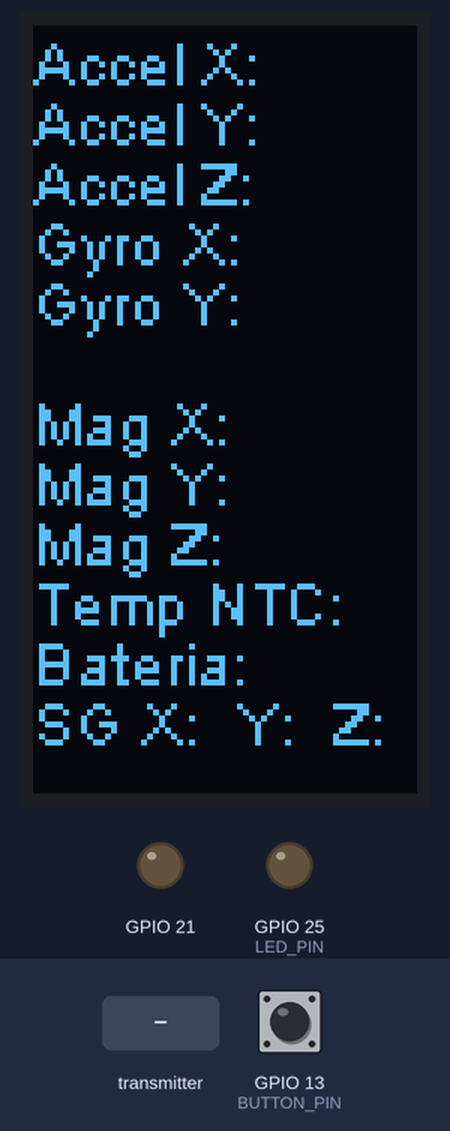
A program run on a simulated ESP32. Shown: 64×128 one-colour display, output pins drawn as LEDs (lit = HIGH). The inputs (shaded band) are chosen by the test bench; at power-on: GPIO 13 (BUTTON_PIN) HIGH. No radio packets arrive unless stated; what the program prints to the serial monitor is not drawn.

Above: at 5.3 s.
5.4 s: GPIO 13 (BUTTON_PIN) pulled LOW for 1 s
At 8.0 s:
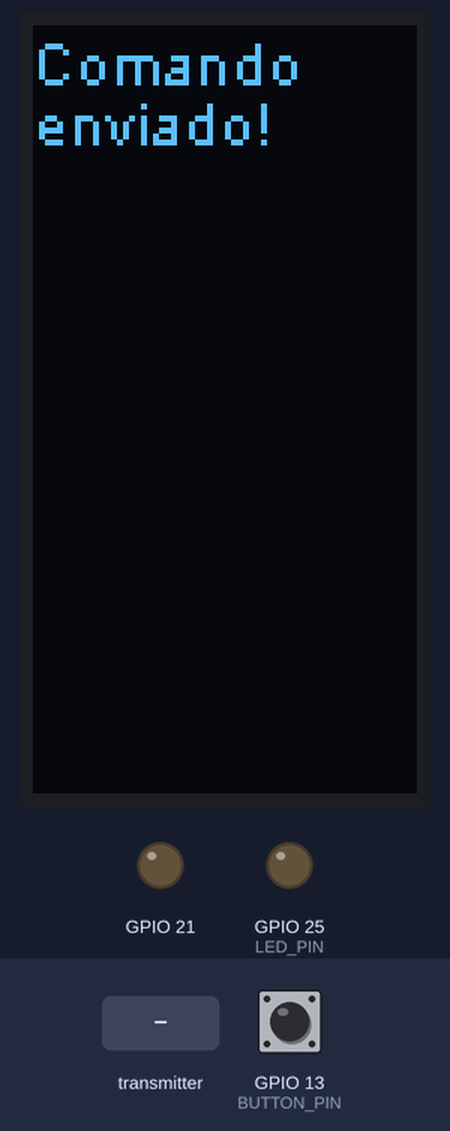
10.5 s: the transmitter starts sending rx_buffer.0 = 0
At 12.0 s:
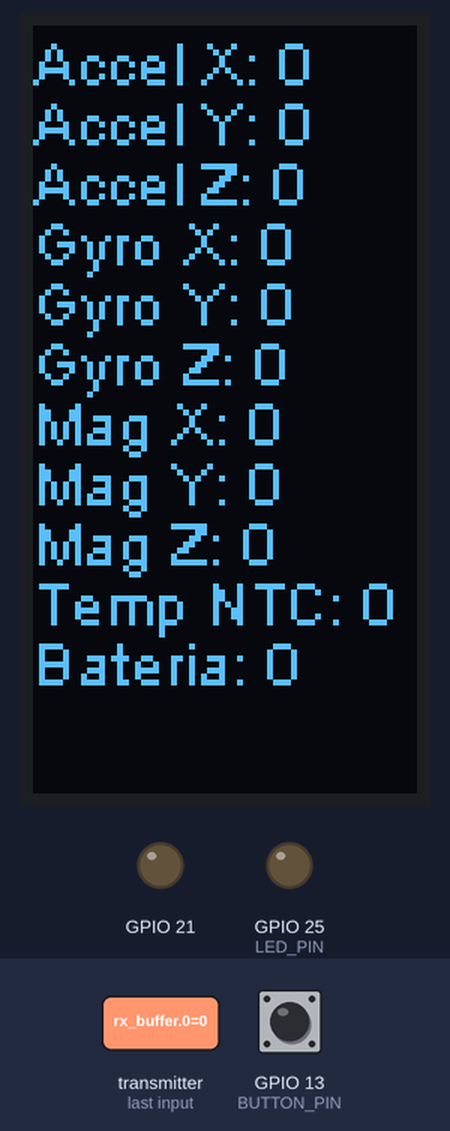
12.8 s: GPIO 13 (BUTTON_PIN) pulled LOW for 3.2 s
At 16.3 s:
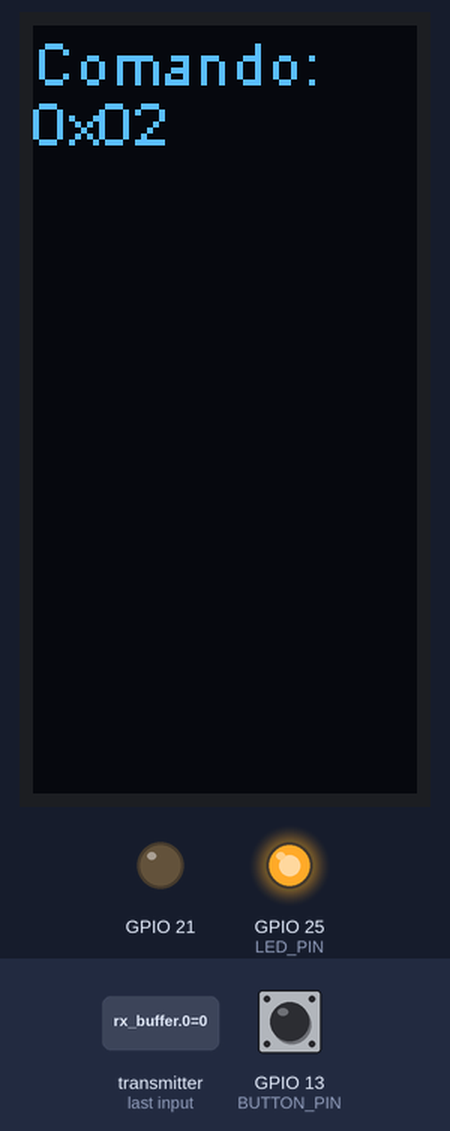
18.1 s: the transmitter starts sending rx_buffer.1 = 1024
At 19.8 s:
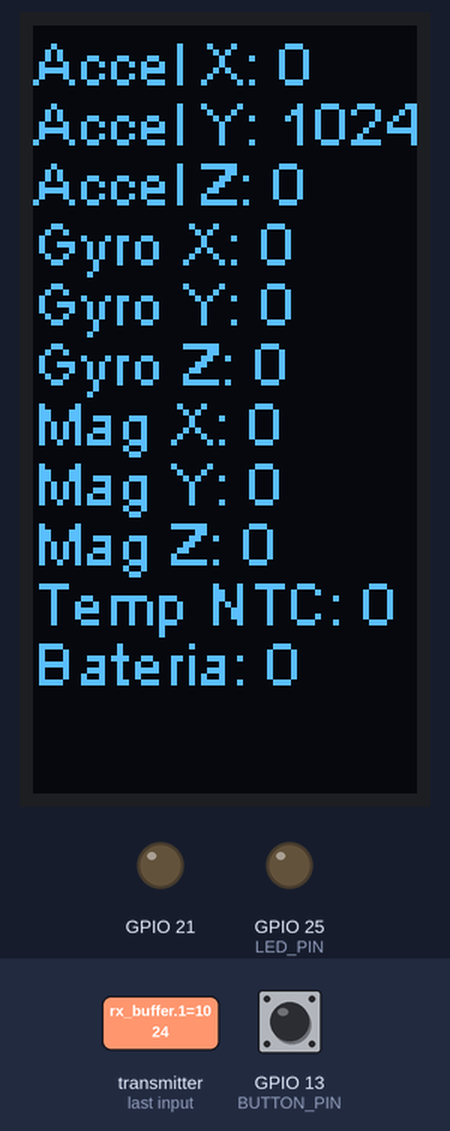
20.1 s: the transmitter starts sending rx_buffer.2 = 1024
At 21.3 s:
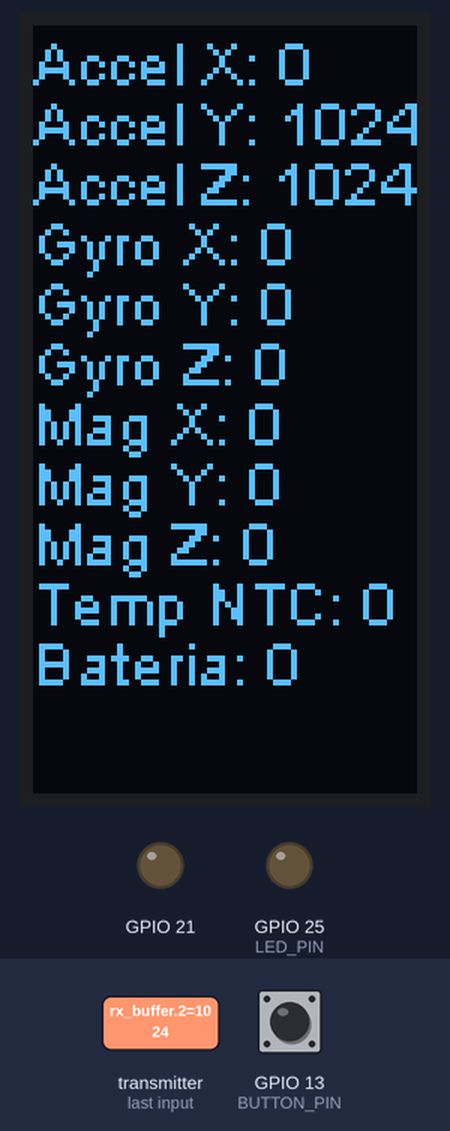
22.2 s: the transmitter starts sending rx_buffer.3 = 1024
At 23.9 s:
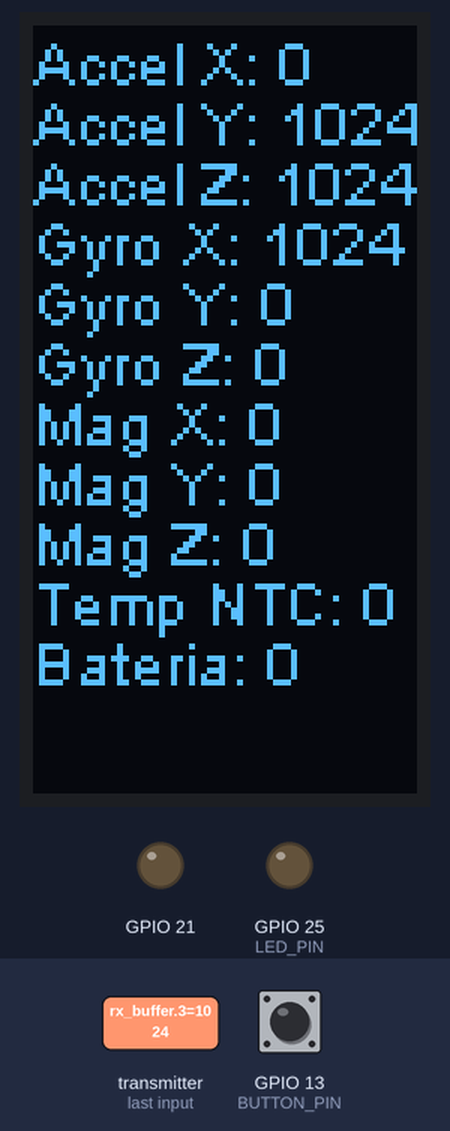
Timing chart, 0 to 25.3 s (numbered marks = the images above; inputs shaded):
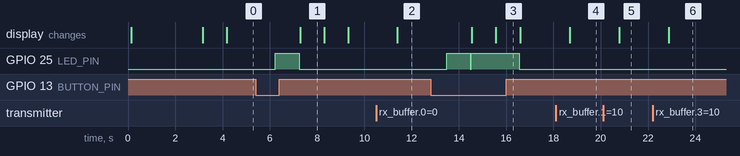

Measured:
- after the input at 5.4 s, GPIO 25 (LED_PIN): LOW → HIGH after 0.84 s, → LOW 1.0 s later; the display: changes after 1.9 s (image 1)
- after the input at 10.5 s, the display: changes after 0.89 s (image 2)
- after the input at 12.8 s, GPIO 25 (LED_PIN): LOW → HIGH after 0.68 s, → LOW 1.0 s later, → HIGH 0.05 s later, → LOW 2.0 s later; the display: first changes after 1.7 s (image 3 shows a later state)
- after the input at 18.1 s, the display: changes after 0.60 s (image 4)
- after the input at 20.1 s, the display: changes after 0.69 s (image 5)
- after the input at 22.2 s, the display: changes after 0.68 s (image 6)
- what the display in image 1 shows lasts 1.0 s, from 7.3 s to 8.3 s

The program:

main.cpp
```cpp
#include <SPI.h>
#include <nRF24L01.h>
#include <RF24.h>
#include "HT_SSD1306Wire.h"

// Inicializa o objeto SSD1306Wire para o display OLED da Heltec V2 LoRa
// Endereço I2C: 0x3C, Pinos SDA: 4, SCL: 15
// Endereço de comunicação (deve ser o mesmo no dispositivo sensor)

const uint64_t ADDRESS = 0xE8E8F0F0E1LL;
#define BUFFER_SIZE 16 // MAX 32 int16_t // 32 bytes max - accel = 0,1,2, gyro = 3,4,5, mag = 6,7,8, tempmpu = 9,temntc = 10, tempsens = 11, bat = 12, sg = 13, 14, 15, erro = 16
#define CHANNEL 66

#define BUTTON_PIN    13
#define LED_PIN       25
#define CE_PIN        12
#define CSN_PIN       17
#define IRQ_PIN       2
#define NRFSCK        5
#define NRFMISO       19
#define NRFMOSI       23
//#define Vext 21 // Pino Vext no Heltec LoRa V2


static SSD1306Wire  display(0x3c, 500000, SDA_OLED, SCL_OLED, GEOMETRY_128_64, RST_OLED); // addr , freq , i2c group , resolution , rst

volatile bool dataReceived = false; // Flag para indicar que dados foram recebidos
unsigned long buttonPressTime = 0;
bool buttonActive = false;
bool longPressActive = false;

// Inicializa o objeto RF24
RF24 radio(CE_PIN, CSN_PIN);
int16_t rx_buffer[BUFFER_SIZE];
int16_t tx_buffer[1] = {0x00};

void VextON(void)
{
  pinMode(Vext,OUTPUT);
  digitalWrite(Vext, LOW);
}

void VextOFF(void) //Vext default OFF
{
  pinMode(Vext,OUTPUT);
  digitalWrite(Vext, HIGH);
}

void setup() {
  Serial.begin(115200); // Inicializa a comunicação serial com uma taxa de 115200 bps

  pinMode(LED_PIN, OUTPUT); // Configura o pino do LED como saída
  digitalWrite(LED_PIN, LOW); // Inicia com o LED apagado

  pinMode(BUTTON_PIN, INPUT_PULLUP); // Configura o pino do botão como entrada com pull-up

  // Configura a interrupção no pino IRQ_PIN para detectar borda de descida
 // attachInterrupt(digitalPinToInterrupt(IRQ_PIN), handleIRQ, FALLING);

  // Configura a interrupção no pino BUTTON_PIN para detectar mudanças de estado
  //attachInterrupt(digitalPinToInterrupt(BUTTON_PIN), handleButtonPress, FALLING);
  VextON();
  delay(100);

  // Inicializa o display
  display.init();
  //display.flipScreenVertically(); // Inverte a tela se necessário
  display.screenRotate(ANGLE_90_DEGREE);
  display.setFont(ArialMT_Plain_10); // Define a fonte
  display.setBrightness(200); // Brilho máximo (0 a 255)
  display.drawString(0, 0, "Dispositivo");
  display.drawString(0, 10, "Gateway");
  display.drawString(0, 20, "TCC - Diogo");
  display.drawString(0, 30, "Correia da");
  display.drawString(0, 40, "Silva - UnB");
  display.drawString(0, 50, "15/0058641");
  display.display();

// Escreve no monitor serial
  Serial.println("Dispositivo Gateway");
  Serial.println("TCC - Diogo Correia da Silva");
  Serial.println("15/0058641");
  Serial.println("UnB - FCTE - FGA");

  delay(3000);

  SPI.begin(NRFSCK, NRFMISO, NRFMOSI);

  // Inicializa o NRF24L01
  initNRF24L01();
}
void loop() {

  digitalWrite(LED_PIN, LOW);  // Apaga o LED
  // Limpa o display
  display.clear();

  display.screenRotate(ANGLE_90_DEGREE);
  display.setFont(ArialMT_Plain_10); // Define a fonte
  display.setBrightness(200); // Brilho máximo (0 a 255)

 //Exibe 12 linhas de texto, cada uma com uma letra
 display.drawString(0, 0, "Accel X: ");  // Linha 1
 display.drawString(0, 10, "Accel Y: "); // Linha 2
 display.drawString(0, 20, "Accel Z: "); // Linha 3
 display.drawString(0, 30, "Gyro X: "); // Linha 4
 display.drawString(0, 40, "Gyro Y: "); // Linha 5
 display.drawString(0, 60, "Mag X: "); // Linha 7
 display.drawString(0, 70, "Mag Y: "); // Linha 8
 display.drawString(0, 80, "Mag Z: "); // Linha 9
 display.drawString(0, 90, "Temp NTC: "); // Linha 10
 display.drawString(0, 100, "Bateria: "); // Linha 11
 display.drawString(0, 110, "SG X:  Y:  Z: "); // Linha 12

  // Atualiza o display com o conteúdo desenhado
  display.display();

  // Escreve no monitor serial
  Serial.println("Accel X: " + String((int16_t)(rx_buffer[0])));  // Linha 1
  Serial.println("Accel Y: " + String((int16_t)(rx_buffer[1]))); // Linha 2
  Serial.println("Accel Z: " + String((int16_t)(rx_buffer[2]))); // Linha 3
  Serial.println("Gyro X: " + String((int16_t)(rx_buffer[3]))); // Linha 4
  Serial.println("Gyro Y: " + String((int16_t)(rx_buffer[4]))); // Linha 5
  Serial.println("Gyro Z: " + String((int16_t)(rx_buffer[5]))); // Linha 6
  Serial.println("Mag X: " + String((int16_t)(rx_buffer[6]))); // Linha 7
  Serial.println("Mag Y: " + String((int16_t)(rx_buffer[7]))); // Linha 8
  Serial.println("Mag Z: " + String((int16_t)(rx_buffer[8]))); // Linha 9
  Serial.println("Temperatura MPU9250: " + String((int16_t)(rx_buffer[9]))); // Linha 10
  Serial.println("Temperatura NTC: " + String((int16_t)(rx_buffer[10]))); // Linha 11
  Serial.println("Nível da bateria: " + String((int16_t)(rx_buffer[11]))); // Linha 12
  Serial.println("SG X: " + String((int16_t)(rx_buffer[12]))); // Linha 13
  Serial.println("SG Y: " + String((int16_t)(rx_buffer[13]))); // Linha 14
  Serial.println("SG Z: "+ String((int16_t)(rx_buffer[14]))); // Linha 15
  Serial.println("ERRO: "+ String((int16_t)(rx_buffer[15]))); // Linha 16

  // Recebe os dados do NRF24L01
  if (receiveData()) {
    // Exibe os dados recebidos no display

    display.clear();
    display.drawString(0, 0, "Accel X: " + String((int16_t)(rx_buffer[0])));
    display.drawString(0, 10, "Accel Y: " + String((int16_t)(rx_buffer[1])));
    display.drawString(0, 20, "Accel Z: " + String((int16_t)(rx_buffer[2])));
    display.drawString(0, 30, "Gyro X: " + String((int16_t)(rx_buffer[3])));
    display.drawString(0, 40, "Gyro Y: " + String((int16_t)(rx_buffer[4])));
    display.drawString(0, 50, "Gyro Z: " + String((int16_t)(rx_buffer[5])));
    display.drawString(0, 60, "Mag X: " + String((int16_t)(rx_buffer[6])));
    display.drawString(0, 70, "Mag Y: " + String((int16_t)(rx_buffer[7])));
    display.drawString(0, 80, "Mag Z: " + String((int16_t)(rx_buffer[8])));
    //display.drawString(0, 90, "Temp MPU: " + String((int16_t)(rx_buffer[9])));
    display.drawString(0, 90, "Temp NTC: " + String((int16_t)(rx_buffer[10])));
    display.drawString(0, 100, "Bateria: " + String((int16_t)(rx_buffer[11])));
    //display.drawString(0, 120, "SG X: " + String((int16_t)(rx_buffer[12])));
    //display.drawString(0, 130, "SG Y: " + String((int16_t)(rx_buffer[13])));
    //display.drawString(0, 140, "SG Z: " + String((int16_t)(rx_buffer[14])));
    //display.drawString(0, 150, "ERRO: " + String((int16_t)(rx_buffer[15])));
    display.display();
  }

  if (digitalRead(BUTTON_PIN) == LOW) {
    digitalWrite(LED_PIN, HIGH);  // Acende o LED
    if (buttonActive == false) {
      buttonActive = true;
      buttonPressTime = millis();
    }
    if ((millis() - buttonPressTime > 1000) && (longPressActive == false)) {
      longPressActive = true;
      sendCommand(2);
      Serial.println("Enviando comando 0x02");  // Comando de pressionamento longo
        display.clear();
        display.drawString(0, 0, "Comando: ");  // Linha 1
        display.drawString(0, 10, "0x02");  // Linha 2
        // Atualiza o display com o conteúdo desenhado
        display.display();
    }
  } else {
    digitalWrite(LED_PIN, LOW);  // Apaga o LED
    if (buttonActive == true) {
      if (longPressActive == true) {
        longPressActive = false;
      } else {
        sendCommand(1);
        Serial.println("Enviando comando 0x01");  // Comando de pressionamento curto
        display.clear();
        display.drawString(0, 0, "Comando: ");  // Linha 1
        display.drawString(0, 10, "0x01");  // Linha 2
        // Atualiza o display com o conteúdo desenhado
        display.display();
      }
      buttonActive = false;

    }
  }
  // Aguarda um pouco antes de repetir
  delay(1000);
}

void initNRF24L01() {
  // Inicializa o NRF24L01
  //new:
    radio.begin();
    if (!radio.begin()) {
      Serial.println("NRF24L01 não encontrado!");
      display.clear();
      display.drawString(0, 0, "NRF24L01");  // Linha 1
      display.drawString(0, 10, "não encontrado!");  // Linha 2
      // Atualiza o display com o conteúdo desenhado
      display.display();
      delay(500);
      display.clear();
      for (int i = 0; i<10; i++){
        radio.begin();
        if (!radio.begin()) {
          Serial.println("NRF24L01 não encontrado!");
          display.clear();
          display.drawString(0, 0, "NRF24L01");  // Linha 1
          display.drawString(0, 10, "não encontrado!");  // Linha 2
          display.drawString(0, 20, "Tentativa: " + String(i));  // Linha 3
          // Atualiza o display com o conteúdo desenhado
          display.display();
          delay(1000);
          display.clear();
        }else{
          break;
        }
      }
    }
    if (radio.begin()) {
      radio.setChannel(CHANNEL); // Canal 76 (0-125)
      radio.setDataRate(RF24_1MBPS); // Taxa de dados de 1 Mbps (RF24_250KBPS, RF24_1MBPS, RF24_2MBPS)
      radio.setPALevel(RF24_PA_MAX); // Nível de potência mínimo (RF24_PA_MIN, RF24_PA_LOW, RF24_PA_HIGH, RF24_PA_MAX)
      radio.setCRCLength(RF24_CRC_16); // CRC de 2 bytes
      radio.openReadingPipe(0, ADDRESS); // Abre o pipe de leitura
      radio.openWritingPipe(ADDRESS); // Abre o pipe de escrita
      radio.setPayloadSize(30); // Tamanho do payload para o buffer de 30 bytes
      radio.startListening(); // Inicia no modo RX

      Serial.println("NRF24L01 inicializado com sucesso!");
      display.clear();
      display.drawString(0, 0, "NRF24L01");  // Linha 1
      display.drawString(0, 10, "inicializado!");  // Linha 2
      // Atualiza o display com o conteúdo desenhado
      display.display();
      delay(1000);
    }
  }

bool receiveData() {
  if (radio.available()) {
    radio.read(&rx_buffer, sizeof(rx_buffer));
      Serial.println("Dados recebidos:");
      for (int i = 0; i < BUFFER_SIZE; i++) {
          Serial.println(rx_buffer[i]);
      }
    dataReceived = true;
    return true;
  }

  dataReceived = false;
  return false;
}

void sendCommand(int16_t command) {

  tx_buffer[0] = {command};
  radio.stopListening();
  bool result = radio.write(&command, sizeof(command));
  radio.startListening();

  if (result) {
    Serial.println("Comando enviado com sucesso!");
    display.clear();
    display.drawString(0, 0, "Comando");  // Linha 1
    display.drawString(0, 10, "enviado!");  // Linha 2
    // Atualiza o display com o conteúdo desenhado
    display.display();
    delay(1000);
  } else {
    Serial.println("Falha ao enviar comando!");
    display.clear();
    display.drawString(0, 0, "Comando");  // Linha 1
    display.drawString(0, 10, "não enviado!");  // Linha 2
    // Atualiza o display com o conteúdo desenhado
    display.display();
    delay(1000);
  }
}
```
